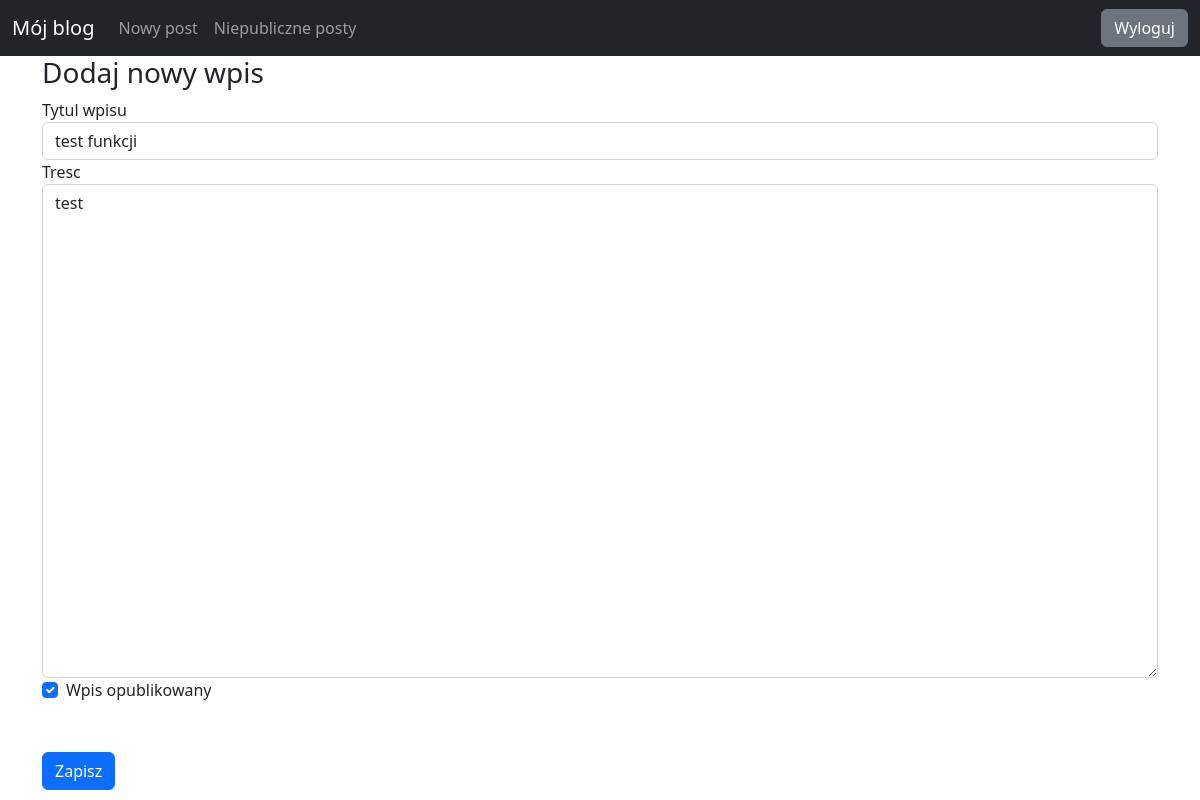
The app's page /post4 (signed in) with its own data.
### blog/models.py (models this page shows)
class Entry(db.Model):
    id = db.Column(db.Integer, primary_key=True)
    title = db.Column(db.String(80), nullable=False)
    body = db.Column(db.Text, nullable=False)
    pub_date = db.Column(db.DateTime, nullable=False, default=datetime.datetime.utcnow)
    is_published = db.Column(db.Boolean, default=False)

### blog/routes.py (the view, shortened to what this page needs)
@app.route("/post<int:entry_id>", methods=['GET', 'POST'])
@app.route("/post", defaults={'entry_id': None}, methods=['GET', 'POST'])
@login_required
def manage_entry(entry_id):
   entry = Entry.query.get(entry_id) if entry_id else Entry()
   form = EntryForm(obj=entry)
   errors = None
   return render_template("entry_form.html", form=form, errors=errors)

### blog/forms.py
class EntryForm(FlaskForm):
    title = StringField('Title', validators=[DataRequired()])
    body = TextAreaField('Body', validators=[DataRequired()])
    is_published = BooleanField('Is Published')

### blog/routes.py (called while the page is built)
def login_required(view_func):
   @functools.wraps(view_func)
   def check_permissions(*args, **kwargs):
      if session.get('logged_in'):
         return view_func(*args, **kwargs)
      return redirect(url_for('login', next=request.path))
   return check_permissions

### blog/templates/entry_form.html (shortened to what this page needs)
{% extends "base.html" %}
{% block content %}
    <div class="container">
        <h3>
            Dodaj nowy wpis
        </h3>
        <form action="" method="post">
            <div class="form-group">
                <label for="title">Tytul wpisu</label>
                {{ form.title(class_="form-control") }}
            </div>
            <div class="form-group">
                <label for="body">Tresc</label>
                {{ form.body(class_="form-control", cols="100", rows="20") }}
            </div>
            <div class="form-check">
                {{ form.is_published(class_="form-check-input") }}
                <label for="is_published" class="form-check-label">Wpis opublikowany</label>
            </div>
            <button type="submit" class="btn btn-primary mt-5">Zapisz</button>
        </form>
    </div>
{% endblock %}

### records on screen
Entry: title "test funkcji", body "test", is_published "☑"
